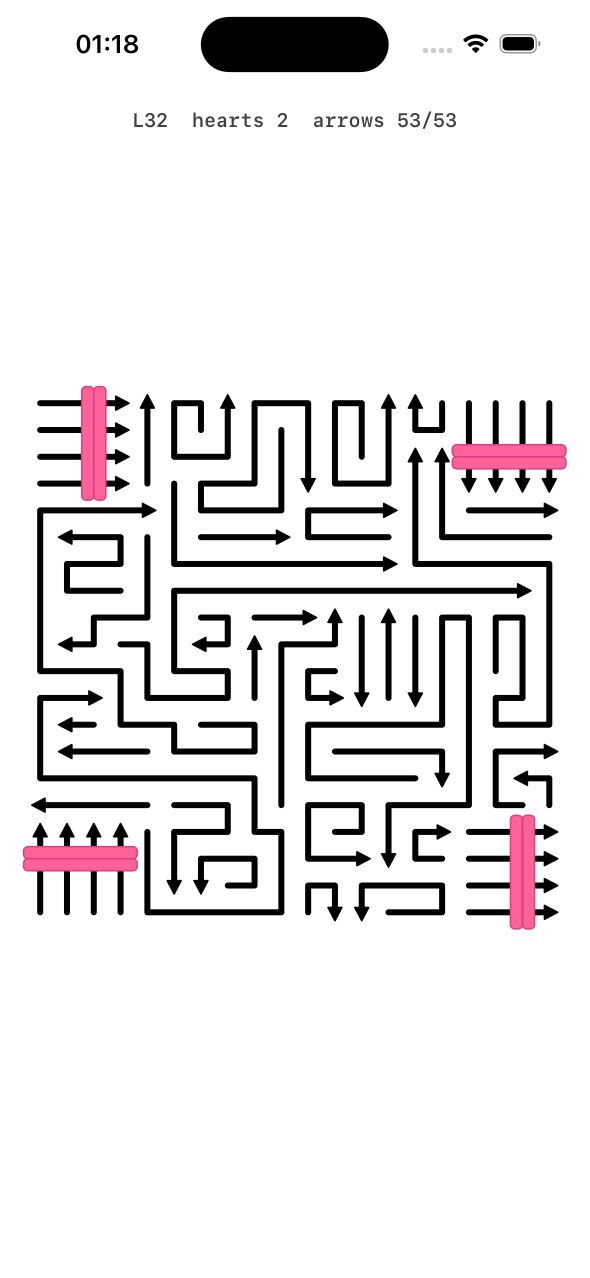
#> input picture apps/mazeout/design/spike-shots/bump-l32-end.png, 1179 x 2556 px, given in place of go3-home-check.png, which was not available (shown at 1/2 size)
$ python go3.py 5 5
#> lines starting #> are read from the running program, lines starting #| are printed output that depends on the picture
### apps/mazeout/research/bot/bot.py
#!/usr/bin/env python3
"""Maze Out perception bot (research tool, phone session 1).

  python3 research/bot/bot.py read SHOT.png [--level N] [--tag K]   # read one shot, write overlay, print board
  python3 research/bot/bot.py play --seconds 150 --level N [--gap 0.25] [--max-rounds R] [--dry]   # first, slow loop (kept)
  python3 research/bot/bot.py play2 --level N [--seconds 170] [--stop-key] [--ignore-anomalies]   # FAST loop used from L33 on:
        one read → whole greedy schedule (tape bundles, pipe teleports, door blockers) in ONE 'phone taps' call → re-read
  python3 research/bot/go.py LEVEL NNN [--here]   # home → Play → start shot → read/dump → play2 → end popup → Continue → home
  python3 research/bot/bot.py dump SHOT.png --level N [--zoom fit] [--timer 180] [--hearts 3] [--tag "Hard Level"]

Board model (measured on L32, 003-L32-start.png, shot = 1178x2556 px, pt = px*393/1178):
  * arrows = black (0,0,0) strokes, ~12 px (4 pt) wide at fit zoom, round caps; the stroke joins CELL CENTRES of a hidden
    square grid (pitch ~53.5 px = 17.9 pt at fit zoom on L32);
  * a tail ends exactly at its cell centre (round cap radius = half stroke);
  * the head is a filled triangle whose tip is ~0.37 pitch beyond the head cell centre, base ~0.2 pitch behind it;
  * obstacles are COLOURED (pink tape etc.) and occlude the ink below: treated as unknown, resolved by straight continuation;
  * faint grey dots (vacated cells) are not ink.
Everything is measured from the image at run time (pitch/origin fitted by a comb fit), so any zoom works.
"""
import json, math, os, subprocess, sys, time
import numpy as np
from PIL import Image, ImageDraw
from scipy import ndimage

PHONE = '/Users/yago/Downloads/app-factory/tools/phonedriver/phone'
ROOT = '/Users/yago/Downloads/app-factory/apps/mazeout/research'
BOT = os.path.join(ROOT, 'bot')
OVL = os.path.join(BOT, 'overlay')
LEVELS = os.path.join(ROOT, 'levels')
LOG = os.path.join(BOT, 'log.jsonl')
TMP = os.path.join(BOT, 'tmp')
SCALE = 1178 / 393.0             # px per pt for 'shot'
BOARD_Y0, BOARD_Y1 = int(125 * SCALE), int(745 * SCALE)   # board band in px (HUD above, boosters below)
DIRS = {'up': (0, -1), 'down': (0, 1), 'left': (-1, 0), 'right': (1, 0)}
DIRNAME = {v: k for k, v in DIRS.items()}

for d in (OVL, LEVELS, TMP):
    os.makedirs(d, exist_ok=True)


def sh(args, timeout=30):
    return subprocess.run(args, capture_output=True, text=True, timeout=timeout)


def shot(path):
    r = sh([PHONE, 'shot', path], timeout=30)
    if r.returncode != 0 or not os.path.exists(path):
        raise RuntimeError('shot failed: ' + r.stdout + r.stderr)
    return np.array(Image.open(path).convert('RGB')).astype(np.int16)


def pt(xpx, ypx):
    return xpx / SCALE, ypx / SCALE


# ------------------------------------------------------------------------------------------------ guard
# [842 lines left out: functions guard, masks, comb_fit, fit_grid, read_board, masks_band and 16 more, not called in this run]


# ------------------------------------------------------------------------------------------------ play loop
def board_diff(a, b):
    A = a[BOARD_Y0:BOARD_Y1].astype(np.int16); B = b[BOARD_Y0:BOARD_Y1].astype(np.int16)
    return float((np.abs(A - B).max(2) > 40).mean())


# [11 lines left out: function settle, not called in this run]


def pause_game():
    r = sh([os.path.join(ROOT, 'tools', 'pause.sh')], timeout=40)
    print('pause:', r.stdout.strip().splitlines()[-1] if r.stdout.strip() else r.stderr)


# [12 lines left out: function free_groups, not called in this run]


RUN = time.strftime('%H%M%S')
IGNORE_ANOMS = '--ignore-anomalies' in sys.argv
DOORS = {}
LASTFIT = [None]
READFAIL = [0]
TAPPED = [0]
TAPCAP = int(sys.argv[sys.argv.index('--tapcap') + 1]) if '--tapcap' in sys.argv else 0   # stop after N taps in total (clip of the Nth+1)
LEAVE = int(sys.argv[sys.argv.index('--leave') + 1]) if '--leave' in sys.argv else 0   # stop with N arrows left (win clip)


# [246 lines left out: functions play, play2, main, not called in this run]


# [2 lines that do not run on import are left out]

### apps/mazeout/research/bot/go3.py
#!/usr/bin/env python3
"""go3.py LEVEL NNN [--intro] [--clips long,retap,hit] [--min-left 60] [--min-gap 5] — phone session 3.

go2 (corner-aware bot) + session-3 extras, all AUTOMATIC (no pauses, no thinking with the clock running):
  --intro      record the Play tap + level intro as video/S3-L<lvl>-play-intro.mov (catches any unlock card's entrance)
  --clips K    a hook on bot.plan(): at the start of every bot round (fresh read), if a candidate exists and >= --min-left s remain
               on the level clock (estimated from the start timer), run the clip, then skip that round's taps (re-read):
                 long  = LONG-GAP bump: a blocked arrow whose first blocker is >= --min-gap empty cells ahead on a STRAIGHT ray
                         → clip S3-L<lvl>-bump-gap<G>.mov + lossless shot NNN+k-L<lvl>-bump.png
                 retap = right after it, a re-tap of that (now RED) arrow → clip S3-L<lvl>-red-retap.mov + shot -retap.png
                 hit   = hit tolerance: taps at 1/3 then (2.0 s later) 2/3 between two parallel free straight arrows 1 cell apart
                         → clip S3-L<lvl>-hit-tolerance.mov + shot -hit.png
  then play2 → end popup shot → Continue → home (as go.py). Writes build/phone3/go3-L<lvl>.json (what was done, taps, times).
More (added during session 3): combo (clips-needed #10) in --clips; --win-clip (last taps + celebration); --pause-clip (pause
open/close before the first tap); --elevator (v552 elevator: lavender platform detected per round, the round that empties a platform
stops after that tap and is recorded as S3-L<lvl>-elevator-open, then L<lvl>-open1.json); --fixfit / --fit-from SHOT (every read uses
the start grid: the zoom never changes in a level; fixes a mid-level grid drift); --here (level already open, clock not running);
--resume (level PAUSED by the bot: Resume + continue, start JSON kept); --min-gap/--max-gap/--pre/--hit-max-pitch/--min-timer.
Exit codes: 2 guard (not a clean board: unlock card? popup?), 3 anomalies/unknown before the first tap (clock NOT running),
5 not on a clean HOME before Play, 6 board not clean after the pause clip."""
import os, sys, time, json, subprocess
here = os.path.dirname(os.path.abspath(__file__)); sys.path.insert(0, here)
import corners  # noqa: F401  (patches bot.read_board / bot.ray)
import bot
import numpy as np
from PIL import Image

L = int(sys.argv[1]); N = int(sys.argv[2])
def opt(name, default):
    return sys.argv[sys.argv.index(name) + 1] if name in sys.argv else default
INTRO = '--intro' in sys.argv
CLIPS = [c for c in opt('--clips', '').split(',') if c]
MINLEFT = float(opt('--min-left', '60')); MINT = int(opt('--min-timer', '150')); MINGAP = int(opt('--min-gap', '5')); PRE = opt('--pre', '3.0'); MAXGAP = int(opt('--max-gap', '99')); HITMAXP = float(opt('--hit-max-pitch', '99'))
#> (the call stopped at in sh, `return subprocess.run(args, capture_output=True, text=True, timeout=ti..`: subprocess is not available in this run)
R = bot.ROOT; T = '/Users/yago/Downloads/app-factory/apps/mazeout/research/tools'
B3 = '/Users/yago/Downloads/app-factory/apps/mazeout/build/phone3'
SP = '/private/tmp/claude-501/-Users-yago-Downloads-app-factory/67834757-7bc9-4e4f-a907-36f39cf8e3e8/scratchpad'
prev = f'{SP}/prev.png'
rec = dict(level=L, start_n=N, t_start=time.strftime('%H:%M:%S'), clips=[], shots=[])
LL = f'L{L:03d}'
nxt = [N + 1]
def save():
    json.dump(rec, open(f'{B3}/go3-{LL}.json', 'w'), indent=1, default=str)
def newshot(tag):
    p = f'{R}/shots/{nxt[0]:03d}-{LL}-{tag}.png'; nxt[0] += 1; return p
# [8 lines left out: function recact, not called in this run]

# ---- start (only from a clean HOME: a popup that opened by itself would take the Play tap)
S = 1178 / 393
def is_home(path):
    g = np.array(Image.open(path).convert('RGB')).astype(int)[int(800 * S):int(845 * S), int(5 * S):int(30 * S)].reshape(-1, 3)
    return ((g[:, 2] > 180) & (g[:, 0] < 90) & (g[:, 1] > 60)).mean() > 0.6
RESUME = '--resume' in sys.argv      # the level is PAUSED mid-play (bot stop): Resume, fresh shot NNN-L<lvl>-resume.png, keep the start JSON
HERE = '--here' in sys.argv or RESUME          # the level is already open (clock not running): use a fresh shot, no Play tap
FITFROM = opt('--fit-from', None)     # read every round with the grid fitted on this (start) shot: the zoom never changes in a level
if FITFROM:
    _rb = bot.read_board
    _im0 = np.array(Image.open(FITFROM).convert('RGB')).astype(np.int16)
    FIT0 = _rb(_im0)['fit']
    def read_fixed(im_, fit=None):
        return _rb(im_, fit=FIT0)
    bot.read_board = read_fixed
if '--skip-home-check' not in sys.argv and not HERE:
    hp = f'{B3}/go3-home-check.png'; bot.shot(hp)
    if not is_home(hp):
        Image.open(hp).resize((393, 852)).save(prev); print('NOT HOME before Play (popup?) → look at', prev); sys.exit(5)
#> after `Image.open(hp).resize((393, 852)).save(prev)`:
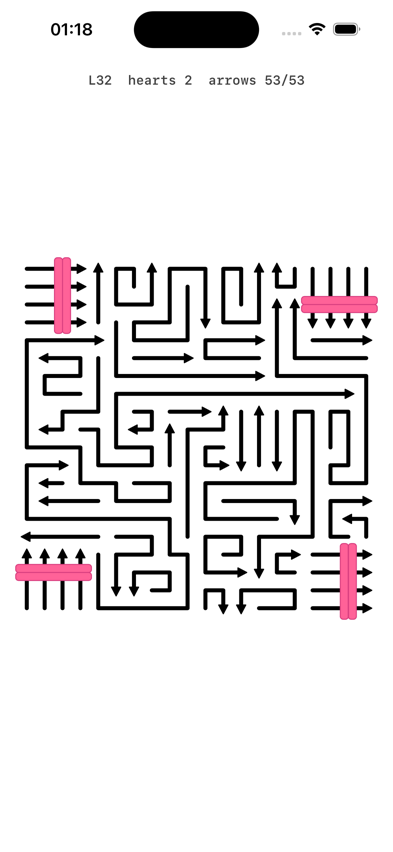
#> saved as prev.png: PIL image 393x852 RGBA; mean R, G, B, A 231, 228.6, 229.4, 255
#> (the run stopped early here; a loop or call above may not have finished)

$ run again, on apps/mazeout/design/spike-shots/bump-synth-f0.9.png
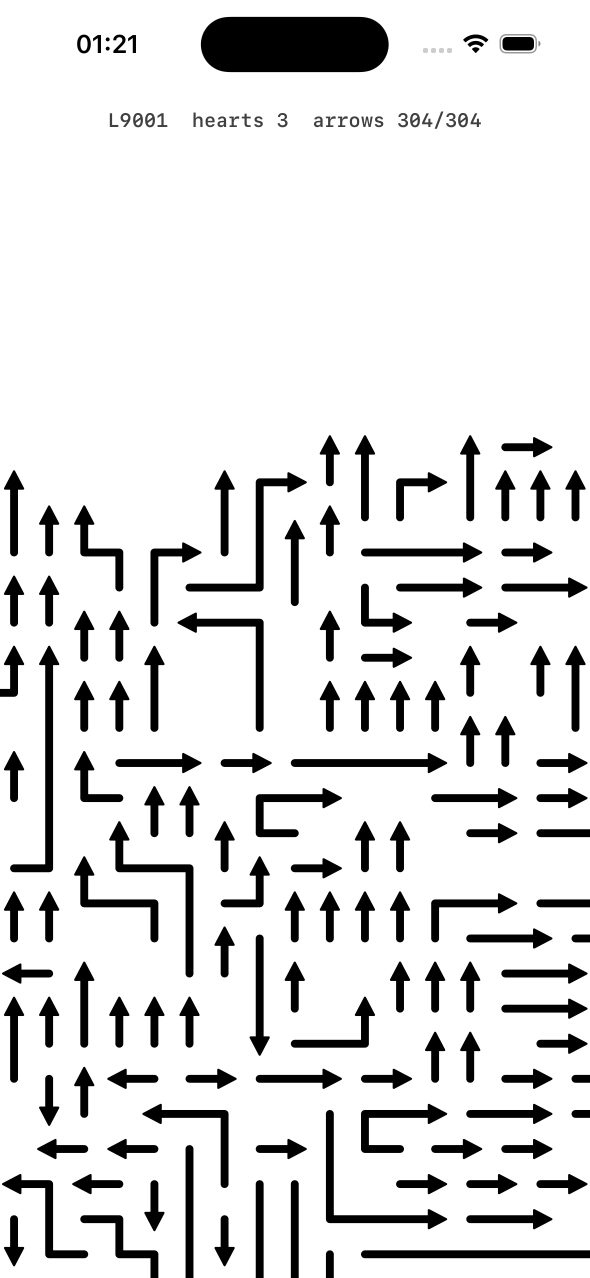
#> input picture apps/mazeout/design/spike-shots/bump-synth-f0.9.png, 1179 x 2556 px, given in place of go3-home-check.png, which was not available (shown at 1/2 size)
#> `Image.open(hp).resize((393, 852)).save(prev)`:
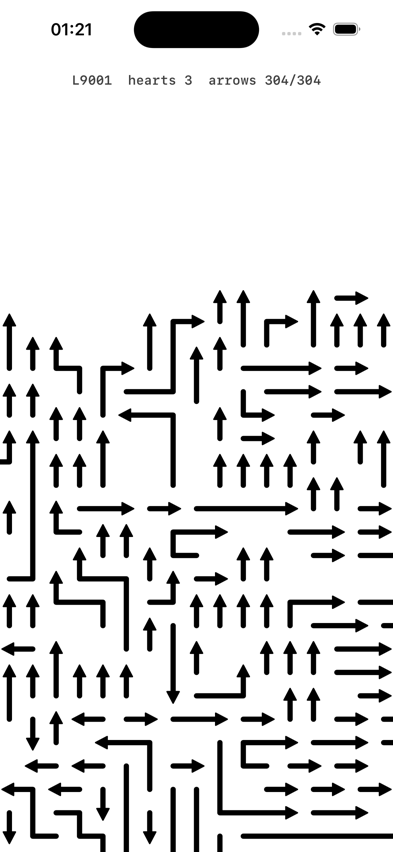
#> saved as prev.png: PIL image 393x852 RGBA; mean R, G, B, A 223.5, 223.5, 223.5, 255
